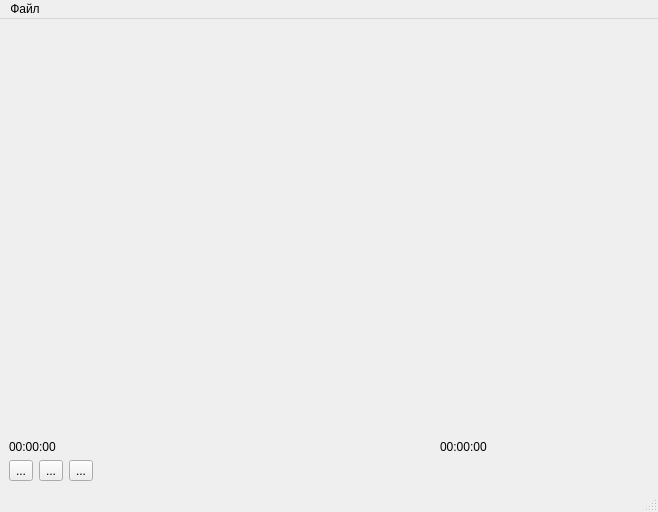
<?xml version="1.0" encoding="UTF-8"?>
<ui version="4.0">
 <class>VideoPlayerWindow</class>
 <widget class="QMainWindow" name="VideoPlayerWindow">
  <property name="geometry">
   <rect>
    <x>0</x>
    <y>0</y>
    <width>658</width>
    <height>512</height>
   </rect>
  </property>
  <property name="windowTitle">
   <string>MainWindow</string>
  </property>
  <widget class="QWidget" name="centralwidget">
   <layout class="QGridLayout" name="gridLayout">
    <item row="0" column="0">
     <widget class="Phonon::VideoPlayer" name="m_player">
      <property name="sizePolicy">
       <sizepolicy hsizetype="Expanding" vsizetype="Expanding">
        <horstretch>0</horstretch>
        <verstretch>0</verstretch>
       </sizepolicy>
      </property>
     </widget>
    </item>
    <item row="1" column="0">
     <layout class="QHBoxLayout" name="horizontalLayout">
      <item>
       <widget class="QLabel" name="m_allTime">
        <property name="text">
         <string>00:00:00</string>
        </property>
       </widget>
      </item>
      <item>
       <widget class="Phonon::SeekSlider" name="m_seekSlider"/>
      </item>
      <item>
       <widget class="QLabel" name="m_currentTime">
        <property name="text">
         <string>00:00:00</string>
        </property>
       </widget>
      </item>
     </layout>
    </item>
    <item row="2" column="0">
     <layout class="QHBoxLayout" name="horizontalLayout_4">
      <item>
       <layout class="QHBoxLayout" name="horizontalLayout_3">
        <item>
         <widget class="QToolButton" name="m_stopButton">
          <property name="text">
           <string>...</string>
          </property>
          <property name="icon">
           <iconset resource="../ltorrent.qrc">
            <normaloff>:/images/Resources/images/stop.png</normaloff>:/images/Resources/images/stop.png</iconset>
          </property>
         </widget>
        </item>
        <item>
         <widget class="QToolButton" name="m_pauseButton">
          <property name="text">
           <string>...</string>
          </property>
          <property name="icon">
           <iconset resource="../ltorrent.qrc">
            <normaloff>:/images/Resources/images/pause.png</normaloff>:/images/Resources/images/pause.png</iconset>
          </property>
         </widget>
        </item>
        <item>
         <widget class="QToolButton" name="m_playButton">
          <property name="text">
           <string>...</string>
          </property>
          <property name="icon">
           <iconset resource="../ltorrent.qrc">
            <normaloff>:/images/Resources/images/play.png</normaloff>:/images/Resources/images/play.png</iconset>
          </property>
         </widget>
        </item>
       </layout>
      </item>
      <item>
       <layout class="QHBoxLayout" name="horizontalLayout_2">
        <item>
         <widget class="Phonon::VolumeSlider" name="m_volume"/>
        </item>
        <item>
         <spacer name="horizontalSpacer">
          <property name="orientation">
           <enum>Qt::Horizontal</enum>
          </property>
          <property name="sizeHint" stdset="0">
           <size>
            <width>40</width>
            <height>20</height>
           </size>
          </property>
         </spacer>
        </item>
       </layout>
      </item>
     </layout>
    </item>
   </layout>
  </widget>
  <widget class="QMenuBar" name="menubar">
   <property name="geometry">
    <rect>
     <x>0</x>
     <y>0</y>
     <width>658</width>
     <height>21</height>
    </rect>
   </property>
   <widget class="QMenu" name="menu">
    <property name="title">
     <string>Файл</string>
    </property>
    <addaction name="m_openAction"/>
    <addaction name="separator"/>
    <addaction name="m_exitAction"/>
   </widget>
   <addaction name="menu"/>
  </widget>
  <widget class="QStatusBar" name="statusBar"/>
  <action name="m_exitAction">
   <property name="text">
    <string>Выход</string>
   </property>
  </action>
  <action name="m_openAction">
   <property name="text">
    <string>Открыть</string>
   </property>
  </action>
 </widget>
 <customwidgets>
  <customwidget>
   <class>Phonon::VideoPlayer</class>
   <extends>QWidget</extends>
   <header location="global">phonon/videoplayer.h</header>
  </customwidget>
  <customwidget>
   <class>Phonon::SeekSlider</class>
   <extends>QWidget</extends>
   <header location="global">phonon/seekslider.h</header>
  </customwidget>
  <customwidget>
   <class>Phonon::VolumeSlider</class>
   <extends>QWidget</extends>
   <header location="global">phonon/volumeslider.h</header>
  </customwidget>
 </customwidgets>
 <resources>
  <include location="../ltorrent.qrc"/>
 </resources>
 <connections/>
</ui>
